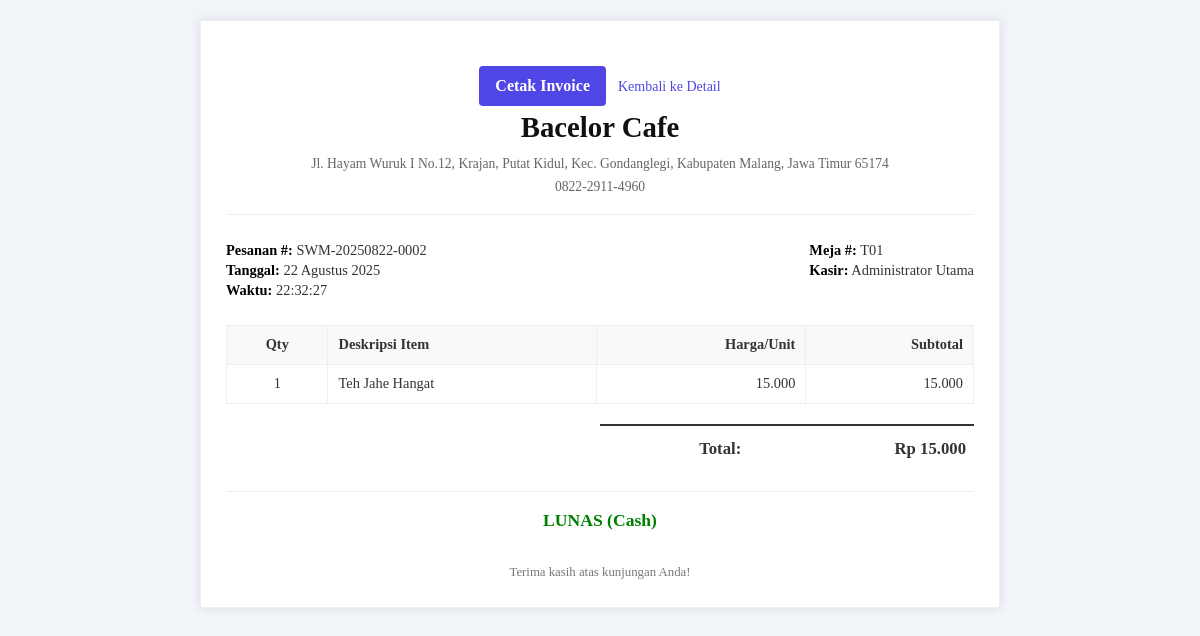
The page /admin/orders/invoice/8 (signed in) on the database its author committed.
### tables this page shows
CREATE TABLE IF NOT EXISTS `orders` (
  `id` bigint(20) unsigned NOT NULL AUTO_INCREMENT,
  `table_id` int(10) unsigned NOT NULL COMMENT 'Relasi ke meja tempat pesanan dibuat',
  `order_number` varchar(100) NOT NULL COMMENT 'Nomor unik pesanan (e.g., STW-YYYYMMDD-NNN)',
  `total_amount` decimal(15,2) NOT NULL DEFAULT '0.00' COMMENT 'Total harga pesanan (dihitung dari order_items)',
  `status` varchar(25) NOT NULL DEFAULT 'pending_payment' COMMENT 'Status progres pesanan',
  `notes` text DEFAULT NULL COMMENT 'Catatan tambahan dari pelanggan untuk keseluruhan pesanan',
  `order_time` timestamp NOT NULL DEFAULT CURRENT_TIMESTAMP COMMENT 'Waktu pesanan dibuat',
  `created_at` timestamp DEFAULT CURRENT_TIMESTAMP,
  `updated_at` timestamp DEFAULT CURRENT_TIMESTAMP ON UPDATE CURRENT_TIMESTAMP,
  `shipping_cost` decimal(15,2) NOT NULL DEFAULT '0.00',
  `service_charge` decimal(15,2) NOT NULL DEFAULT '0.00',
  `mdr_service_fee` decimal(15,2) NOT NULL DEFAULT '0.00',
  `rounding` decimal(15,2) NOT NULL DEFAULT '0.00',
  `tax` decimal(15,2) NOT NULL DEFAULT '0.00',
  `other_revenue` decimal(15,2) NOT NULL DEFAULT '0.00',
  `purchase_promo` decimal(15,2) NOT NULL DEFAULT '0.00',
  `product_promo` decimal(15,2) NOT NULL DEFAULT '0.00',
  `complimentary` decimal(15,2) NOT NULL DEFAULT '0.00',
  `admin_fee` decimal(15,2) NOT NULL DEFAULT '0.00',
  `refunds` decimal(15,2) NOT NULL DEFAULT '0.00',
  `mdr_fee` decimal(15,2) NOT NULL DEFAULT '0.00',
  `commission` decimal(15,2) NOT NULL DEFAULT '0.00',
  PRIMARY KEY (`id`)  ,
  UNIQUE KEY `order_number` (`order_number`),
  KEY `fk_orders_tables_idx` (`table_id`),
  KEY `idx_orders_status` (`status`),
  KEY `idx_orders_order_time` (`order_time`),
  CONSTRAINT `fk_orders_tables` FOREIGN KEY (`table_id`) REFERENCES `tables` (`id`) ON UPDATE CASCADE
);

CREATE TABLE IF NOT EXISTS `tables` (
  `id` int(10) unsigned NOT NULL AUTO_INCREMENT,
  `table_number` varchar(50) NOT NULL COMMENT 'Nomor atau Nama Meja (e.g., T01, T02, VIP 1)',
  `qr_code_identifier` varchar(100) NOT NULL COMMENT 'Identifier unik untuk URL QR Code (bisa UUID atau random string)',
  `description` varchar(255) DEFAULT NULL COMMENT 'Deskripsi tambahan meja',
  `is_active` tinyint(1) NOT NULL DEFAULT '1' COMMENT 'Apakah meja ini aktif digunakan',
  `created_at` timestamp DEFAULT CURRENT_TIMESTAMP,
  `updated_at` timestamp DEFAULT CURRENT_TIMESTAMP ON UPDATE CURRENT_TIMESTAMP,
  PRIMARY KEY (`id`)  ,
  UNIQUE KEY `table_number` (`table_number`),
  UNIQUE KEY `qr_code_identifier` (`qr_code_identifier`),
  KEY `idx_tables_table_number` (`table_number`),
  KEY `idx_tables_qr_code_identifier` (`qr_code_identifier`)
);

CREATE TABLE IF NOT EXISTS `payments` (
  `id` bigint(20) unsigned NOT NULL AUTO_INCREMENT,
  `order_id` bigint(20) unsigned NOT NULL COMMENT 'Relasi ke order yang dibayar',
  `payment_method` enum('cash','qris','card','transfer') NOT NULL DEFAULT 'cash' COMMENT 'Metode pembayaran',
  `amount_paid` decimal(15,2) NOT NULL COMMENT 'Jumlah yang dibayar',
  `payment_time` timestamp NOT NULL DEFAULT CURRENT_TIMESTAMP COMMENT 'Waktu pembayaran',
  `processed_by_user_id` int(10) unsigned DEFAULT NULL COMMENT 'Staff (user) yang memproses pembayaran',
  `created_at` timestamp DEFAULT CURRENT_TIMESTAMP,
  `updated_at` timestamp DEFAULT CURRENT_TIMESTAMP ON UPDATE CURRENT_TIMESTAMP,
  PRIMARY KEY (`id`)  ,
  UNIQUE KEY `order_id` (`order_id`),
  KEY `fk_payments_users` (`processed_by_user_id`),
  CONSTRAINT `fk_payments_orders` FOREIGN KEY (`order_id`) REFERENCES `orders` (`id`) ON UPDATE CASCADE,
  CONSTRAINT `fk_payments_users` FOREIGN KEY (`processed_by_user_id`) REFERENCES `users` (`id`) ON DELETE SET NULL ON UPDATE CASCADE
);

CREATE TABLE IF NOT EXISTS `users` (
  `id` int(10) unsigned NOT NULL AUTO_INCREMENT,
  `username` varchar(50) NOT NULL COMMENT 'Username untuk login',
  `password` varchar(255) NOT NULL COMMENT 'HARUS disimpan dalam bentuk hash!',
  `name` varchar(100) NOT NULL COMMENT 'Nama lengkap pengguna',
  `role` enum('admin','staff','kitchen') NOT NULL DEFAULT 'staff' COMMENT 'Peran pengguna (admin, staff kasir, staff dapur)',
  `is_active` tinyint(1) NOT NULL DEFAULT '1' COMMENT 'Status aktif pengguna',
  `created_at` timestamp DEFAULT CURRENT_TIMESTAMP,
  `updated_at` timestamp DEFAULT CURRENT_TIMESTAMP ON UPDATE CURRENT_TIMESTAMP,
  PRIMARY KEY (`id`)  ,
  UNIQUE KEY `username` (`username`),
  KEY `idx_users_username` (`username`)
);

CREATE TABLE IF NOT EXISTS `order_items` (
  `id` bigint(20) unsigned NOT NULL AUTO_INCREMENT,
  `order_id` bigint(20) unsigned NOT NULL COMMENT 'Relasi ke tabel orders',
  `menu_item_id` int(10) unsigned NOT NULL COMMENT 'Relasi ke tabel menu_items',
  `quantity` int(10) unsigned NOT NULL DEFAULT '1' COMMENT 'Jumlah item yang dipesan',
  `price_at_order` decimal(12,2) NOT NULL COMMENT 'Harga item pada saat dipesan',
  `subtotal` decimal(15,2) NOT NULL COMMENT 'Total harga (quantity * price_at_order)',
  `notes` varchar(255) DEFAULT NULL COMMENT 'Catatan spesifik untuk item ini',
  PRIMARY KEY (`id`)  ,
  KEY `fk_order_items_orders_idx` (`order_id`),
  KEY `fk_order_items_menu_items_idx` (`menu_item_id`),
  CONSTRAINT `fk_order_items_menu_items` FOREIGN KEY (`menu_item_id`) REFERENCES `menu_items` (`id`) ON UPDATE CASCADE,
  CONSTRAINT `fk_order_items_orders` FOREIGN KEY (`order_id`) REFERENCES `orders` (`id`) ON DELETE CASCADE ON UPDATE CASCADE
);

CREATE TABLE IF NOT EXISTS `menu_items` (
  `id` int(10) unsigned NOT NULL AUTO_INCREMENT,
  `category_id` int(10) unsigned NOT NULL COMMENT 'Relasi ke tabel categories',
  `name` varchar(150) NOT NULL COMMENT 'Nama item menu',
  `description` text DEFAULT NULL COMMENT 'Deskripsi item menu',
  `price` decimal(12,2) NOT NULL COMMENT 'Harga item menu (gunakan DECIMAL untuk uang)',
  `cost` decimal(12,2) DEFAULT '0.00' COMMENT 'Harga pokok penjualan (HPP) per item',
  `image_path` varchar(255) DEFAULT NULL COMMENT 'Path ke file gambar item menu',
  `is_available` tinyint(1) NOT NULL DEFAULT '1' COMMENT 'Status ketersediaan item (1=Tersedia, 0=Habis)',
  `created_at` timestamp DEFAULT CURRENT_TIMESTAMP,
  `updated_at` timestamp DEFAULT CURRENT_TIMESTAMP ON UPDATE CURRENT_TIMESTAMP,
  PRIMARY KEY (`id`)  ,
  KEY `fk_menu_items_categories_idx` (`category_id`),
  KEY `idx_menu_items_name` (`name`),
  CONSTRAINT `fk_menu_items_categories` FOREIGN KEY (`category_id`) REFERENCES `categories` (`id`) ON UPDATE CASCADE
);

### app/views/admin/orders/invoice.php (the view, shortened to what the rows shown need)
<?php
$order = $order ?? null;
$payment = $payment ?? null;
$cafeName = SanitizeHelper::html(APP_NAME ?? 'Bacelor Cafe');
$cafeAddress = SanitizeHelper::html(CAFE_ADDRESS ?? 'Jl. Contoh No. 123, Kota Anda');
$cafePhone = SanitizeHelper::html(CAFE_PHONE ?? '0812-3456-7890');
?>
<!DOCTYPE html>
<html lang="id">
<head>
    <link rel="stylesheet" href="<?= \App\Helpers\UrlHelper::baseUrl('css/admin_output.css') ?>">
</head>
<body>
    <?php if ($order): ?>
    <div class="invoice-container">
        <div class="print-button-container">
            <button onclick="window.print()" class="bg-indigo-600 hover:bg-indigo-700 text-white font-bold py-2 px-4 rounded transition">
                Cetak Invoice
            </button>
            <a href="<?= UrlHelper::baseUrl('/admin/orders/show/' . $order['id']) ?>" class="ml-2 text-sm text-indigo-600 hover:underline">Kembali ke Detail</a>
        </div>
        <div class="invoice-header">
            <h1><?= $cafeName ?></h1>
            <p><?= $cafeAddress ?></p>
            <p><?= $cafePhone ?></p>
        </div>
        <div class="invoice-details">
            <div>
                 <strong>Pesanan #:</strong> <?= SanitizeHelper::html($order['order_number']) ?><br>
                 <strong>Tanggal:</strong> <?= DateHelper::formatIndonesian($order['order_time'], 'dateonly') ?><br>
                 <strong>Waktu:</strong> <?= DateHelper::formatIndonesian($order['order_time'], 'H:i:s') ?>
            </div>
             <div>
                 <strong>Meja #:</strong> <?= SanitizeHelper::html($order['table_number']) ?><br>
                 <?php if ($payment && isset($payment['processed_by_user_name'])): ?>
                    <strong>Kasir:</strong> <?= SanitizeHelper::html($payment['processed_by_user_name']) ?>
                 <?php endif; ?>
            </div>
        </div>
        <table class="invoice-table">
            <thead>
                <tr>
                    <th class="qty">Qty</th>
                    <th>Deskripsi Item</th>
                    <th class="price">Harga/Unit</th>
                    <th class="price">Subtotal</th>
                </tr>
            </thead>
            <tbody>
                <?php if (!empty($order['items'])): ?>
                    <?php foreach ($order['items'] as $item): ?>
                        <tr>
                            <td class="qty"><?= SanitizeHelper::html($item['quantity']) ?></td>
                            <td>
                                <?= SanitizeHelper::html($item['menu_item_name']) ?>
                            </td>
                            <td class="price"><?= NumberHelper::formatCurrencyIDR($item['price_at_order'], false)  ?></td>
                            <td class="price"><?= NumberHelper::formatCurrencyIDR($item['subtotal'], false) ?></td>
                        </tr>
                    <?php endforeach; ?>
                <?php else: ?>
                    <tr><td colspan="4" style="text-align: center;">(Tidak ada item)</td></tr>
                <?php endif; ?>
            </tbody>
        </table>
        <div class="invoice-totals">
             <table>
                 <tr class="grand-total">
                     <td>Total:</td>
                     <td style="text-align:right;"><?= NumberHelper::formatCurrencyIDR($order['total_amount']) ?></td>
                 </tr>
             </table>
        </div>
         <?php
            $isPaid = $payment || ($order['status'] === 'paid' || $order['status'] === 'served');
            $paymentText = $isPaid ? 'LUNAS' : 'BELUM LUNAS';
            $paymentClass = $isPaid ? 'paid' : 'unpaid';
        ?>
        <div class="payment-status <?= $paymentClass ?>">
            <?= $paymentText ?>
            <?php if ($payment): ?>
                (<?= SanitizeHelper::html(ucfirst($payment['payment_method'])) ?>)
            <?php endif; ?>
        </div>
        <div class="invoice-footer">
            Terima kasih atas kunjungan Anda!
        </div>
    </div>
    <?php else: ?>
        <div style="padding: 20px; text-align: center; color: red;">Invoice tidak dapat dibuat karena data pesanan tidak ditemukan.</div>
    <?php endif; ?>
</body>
</html>

### rows shown on the page
orders: order_number "SWM-20250822-0002", order_time "22 Agustus 2025", order_time "22:32:27", table.table_number "T01", total_amount "Rp 15.000"
payments: processed_by_user.name "Administrator Utama", payment_method "Cash"
order_items: quantity "1", menu_item.name "Teh Jahe Hangat", price_at_order "15.000", subtotal "15.000"

### other values the page prints
$cafeName "Bacelor Cafe"
$cafeAddress "Jl. Hayam Wuruk I No.12, Krajan, Putat Kidul, Kec. Gondanglegi, Kabupaten Malang, Jawa Timur 65174"
$cafePhone "0822-2911-4960"
$paymentText "LUNAS"
